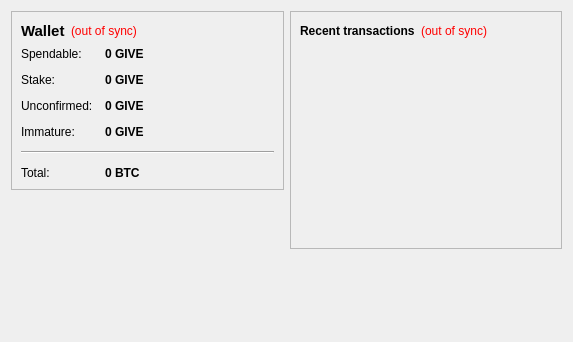
<?xml version="1.0" encoding="UTF-8"?>
<ui version="4.0">
 <class>OverviewPage</class>
 <widget class="QWidget" name="OverviewPage">
  <property name="geometry">
   <rect>
    <x>0</x>
    <y>0</y>
    <width>573</width>
    <height>342</height>
   </rect>
  </property>
  <property name="windowTitle">
   <string>Form</string>
  </property>
  <layout class="QHBoxLayout" name="horizontalLayout" stretch="1,1">
   <item>
    <layout class="QVBoxLayout" name="verticalLayout_2">
     <item>
      <widget class="QFrame" name="frame">
       <property name="frameShape">
        <enum>QFrame::StyledPanel</enum>
       </property>
       <property name="frameShadow">
        <enum>QFrame::Raised</enum>
       </property>
       <layout class="QVBoxLayout" name="verticalLayout_4">
        <item>
         <layout class="QHBoxLayout" name="horizontalLayout_4">
          <item>
           <widget class="QLabel" name="label_5">
            <property name="font">
             <font>
              <pointsize>11</pointsize>
              <weight>75</weight>
              <bold>true</bold>
             </font>
            </property>
            <property name="text">
             <string>Wallet</string>
            </property>
           </widget>
          </item>
          <item>
           <widget class="QLabel" name="labelWalletStatus">
            <property name="toolTip">
             <string>The displayed information may be out of date. Your wallet automatically synchronizes with the Gives network after a connection is established, but this process has not completed yet.</string>
            </property>
            <property name="styleSheet">
             <string notr="true">QLabel { color: red; }</string>
            </property>
            <property name="text">
             <string notr="true">(out of sync)</string>
            </property>
            <property name="alignment">
             <set>Qt::AlignLeading|Qt::AlignLeft|Qt::AlignVCenter</set>
            </property>
           </widget>
          </item>
          <item>
           <spacer name="horizontalSpacer_2">
            <property name="orientation">
             <enum>Qt::Horizontal</enum>
            </property>
            <property name="sizeHint" stdset="0">
             <size>
              <width>40</width>
              <height>20</height>
             </size>
            </property>
           </spacer>
          </item>
         </layout>
        </item>
        <item>
         <layout class="QFormLayout" name="formLayout_2">
          <property name="fieldGrowthPolicy">
           <enum>QFormLayout::AllNonFixedFieldsGrow</enum>
          </property>
          <property name="horizontalSpacing">
           <number>12</number>
          </property>
          <property name="verticalSpacing">
           <number>12</number>
          </property>
          <item row="0" column="0">
           <widget class="QLabel" name="label">
            <property name="text">
             <string>Spendable:</string>
            </property>
           </widget>
          </item>
          <item row="0" column="1">
           <widget class="QLabel" name="labelBalance">
            <property name="font">
             <font>
              <weight>75</weight>
              <bold>true</bold>
             </font>
            </property>
            <property name="cursor">
             <cursorShape>IBeamCursor</cursorShape>
            </property>
            <property name="toolTip">
             <string>Your current spendable balance</string>
            </property>
            <property name="text">
             <string notr="true">0 GIVE</string>
            </property>
            <property name="textInteractionFlags">
             <set>Qt::LinksAccessibleByMouse|Qt::TextSelectableByKeyboard|Qt::TextSelectableByMouse</set>
            </property>
           </widget>
          </item>
          <item row="1" column="0">
           <widget class="QLabel" name="label_6">
            <property name="text">
             <string>Stake:</string>
            </property>
           </widget>
          </item>
          <item row="1" column="1">
           <widget class="QLabel" name="labelStake">
            <property name="font">
             <font>
              <weight>75</weight>
              <bold>true</bold>
             </font>
            </property>
            <property name="cursor">
             <cursorShape>IBeamCursor</cursorShape>
            </property>
            <property name="toolTip">
             <string>Total of coins that was staked, and do not yet count toward the current balance</string>
            </property>
            <property name="text">
             <string notr="true">0 GIVE</string>
            </property>
            <property name="textInteractionFlags">
             <set>Qt::LinksAccessibleByMouse|Qt::TextSelectableByKeyboard|Qt::TextSelectableByMouse</set>
            </property>
           </widget>
          </item>
          <item row="2" column="0">
           <widget class="QLabel" name="label_3">
            <property name="text">
             <string>Unconfirmed:</string>
            </property>
           </widget>
          </item>
          <item row="2" column="1">
           <widget class="QLabel" name="labelUnconfirmed">
            <property name="font">
             <font>
              <weight>75</weight>
              <bold>true</bold>
             </font>
            </property>
            <property name="cursor">
             <cursorShape>IBeamCursor</cursorShape>
            </property>
            <property name="toolTip">
             <string>Total of transactions that have yet to be confirmed, and do not yet count toward the current balance</string>
            </property>
            <property name="text">
             <string notr="true">0 GIVE</string>
            </property>
            <property name="textInteractionFlags">
             <set>Qt::LinksAccessibleByMouse|Qt::TextSelectableByKeyboard|Qt::TextSelectableByMouse</set>
            </property>
           </widget>
          </item>
          <item row="3" column="0">
           <widget class="QLabel" name="labelImmatureText">
            <property name="text">
             <string>Immature:</string>
            </property>
           </widget>
          </item>
          <item row="3" column="1">
           <widget class="QLabel" name="labelImmature">
            <property name="font">
             <font>
              <weight>75</weight>
              <bold>true</bold>
             </font>
            </property>
            <property name="toolTip">
             <string>Mined balance that has not yet matured</string>
            </property>
            <property name="text">
             <string notr="true">0 GIVE</string>
            </property>
            <property name="textInteractionFlags">
             <set>Qt::LinksAccessibleByMouse|Qt::TextSelectableByKeyboard|Qt::TextSelectableByMouse</set>
            </property>
           </widget>
          </item>
          <item row="4" column="0" colspan="2">
           <widget class="Line" name="line">
            <property name="orientation">
             <enum>Qt::Horizontal</enum>
            </property>
           </widget>
          </item>
          <item row="5" column="0">
           <widget class="QLabel" name="labelTotalText">
            <property name="text">
             <string>Total:</string>
            </property>
           </widget>
          </item>
          <item row="5" column="1">
           <widget class="QLabel" name="labelTotal">
            <property name="font">
             <font>
              <weight>75</weight>
              <bold>true</bold>
             </font>
            </property>
            <property name="cursor">
             <cursorShape>IBeamCursor</cursorShape>
            </property>
            <property name="toolTip">
             <string>Your current total balance</string>
            </property>
            <property name="text">
             <string notr="true">0 BTC</string>
            </property>
            <property name="textInteractionFlags">
             <set>Qt::LinksAccessibleByMouse|Qt::TextSelectableByKeyboard|Qt::TextSelectableByMouse</set>
            </property>
           </widget>
          </item>
         </layout>
        </item>
       </layout>
      </widget>
     </item>
     <item>
      <spacer name="verticalSpacer">
       <property name="orientation">
        <enum>Qt::Vertical</enum>
       </property>
       <property name="sizeHint" stdset="0">
        <size>
         <width>20</width>
         <height>40</height>
        </size>
       </property>
      </spacer>
     </item>
    </layout>
   </item>
   <item>
    <layout class="QVBoxLayout" name="verticalLayout_3">
     <item>
      <widget class="QFrame" name="frame_2">
       <property name="frameShape">
        <enum>QFrame::StyledPanel</enum>
       </property>
       <property name="frameShadow">
        <enum>QFrame::Raised</enum>
       </property>
       <layout class="QVBoxLayout" name="verticalLayout">
        <item>
         <layout class="QHBoxLayout" name="horizontalLayout_2">
          <item>
           <widget class="QLabel" name="label_4">
            <property name="text">
             <string>&lt;b&gt;Recent transactions&lt;/b&gt;</string>
            </property>
           </widget>
          </item>
          <item>
           <widget class="QLabel" name="labelTransactionsStatus">
            <property name="toolTip">
             <string>The displayed information may be out of date. Your wallet automatically synchronizes with the Gives network after a connection is established, but this process has not completed yet.</string>
            </property>
            <property name="styleSheet">
             <string notr="true">QLabel { color: red; }</string>
            </property>
            <property name="text">
             <string notr="true">(out of sync)</string>
            </property>
            <property name="alignment">
             <set>Qt::AlignRight|Qt::AlignTrailing|Qt::AlignVCenter</set>
            </property>
           </widget>
          </item>
          <item>
           <spacer name="horizontalSpacer">
            <property name="orientation">
             <enum>Qt::Horizontal</enum>
            </property>
            <property name="sizeHint" stdset="0">
             <size>
              <width>40</width>
              <height>20</height>
             </size>
            </property>
           </spacer>
          </item>
         </layout>
        </item>
        <item>
         <widget class="QListView" name="listTransactions">
          <property name="styleSheet">
           <string notr="true">QListView { background: transparent; }</string>
          </property>
          <property name="frameShape">
           <enum>QFrame::NoFrame</enum>
          </property>
          <property name="verticalScrollBarPolicy">
           <enum>Qt::ScrollBarAlwaysOff</enum>
          </property>
          <property name="horizontalScrollBarPolicy">
           <enum>Qt::ScrollBarAlwaysOff</enum>
          </property>
          <property name="selectionMode">
           <enum>QAbstractItemView::NoSelection</enum>
          </property>
         </widget>
        </item>
       </layout>
      </widget>
     </item>
     <item>
      <spacer name="verticalSpacer_2">
       <property name="orientation">
        <enum>Qt::Vertical</enum>
       </property>
       <property name="sizeHint" stdset="0">
        <size>
         <width>20</width>
         <height>40</height>
        </size>
       </property>
      </spacer>
     </item>
    </layout>
   </item>
  </layout>
 </widget>
 <resources/>
 <connections/>
</ui>
